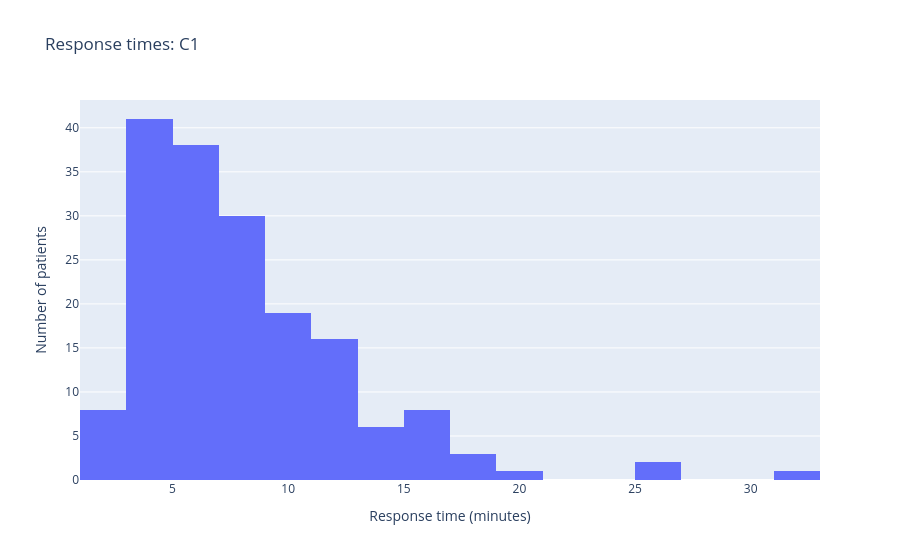
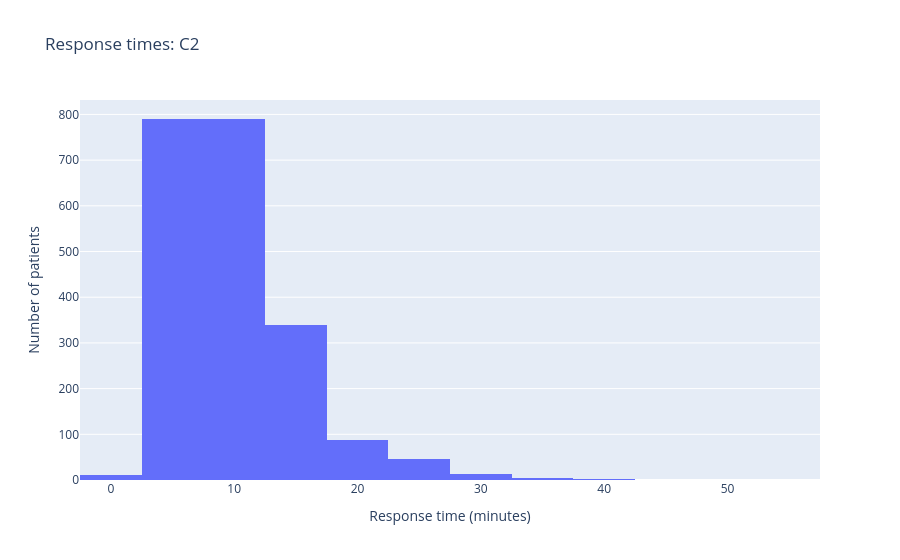
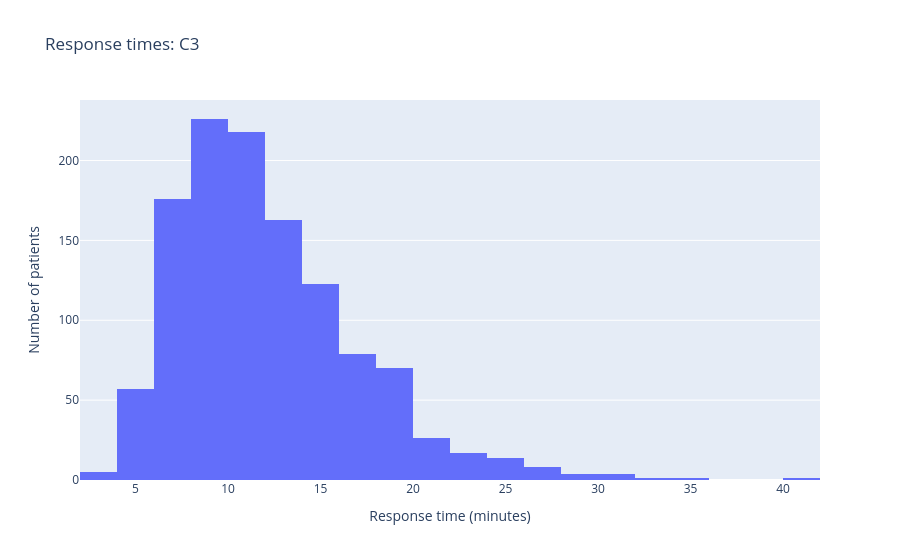
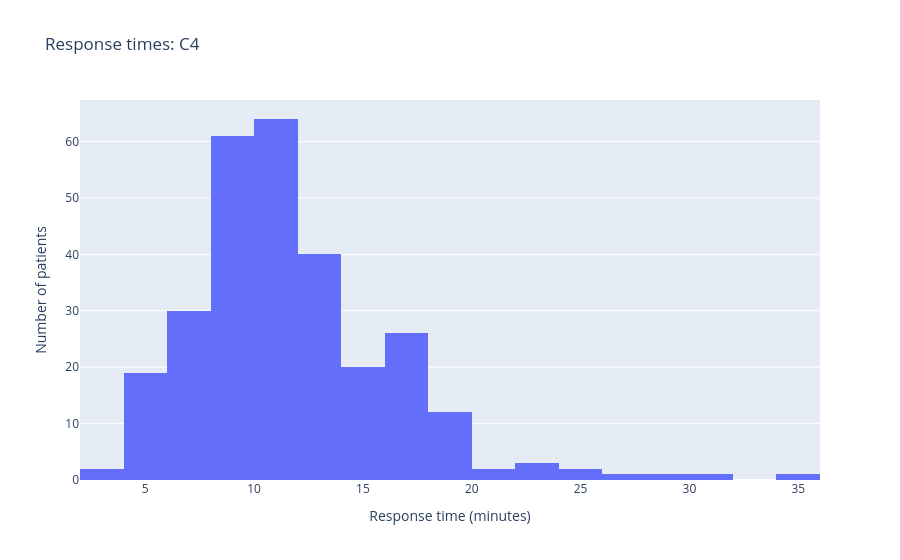

These figures' notebook cell, in order:
### Code cell
for cat in ["C1", "C2", "C3", "C4"]:
    fig = px.histogram(
        df[df["category"] == cat],
        x="response_time",
        nbins=20,
        title=f"Response times: {cat}",
        labels={"response_time": "Response time (minutes)"},
    )
    fig.update_yaxes(title_text="Number of patients")
    fig.show()

### Figure 1 — Plotly figure (JSON) as saved in the notebook; plotly's stock layout.template omitted (floating-point values rounded to 4 significant figures; data arrays with more than 128 entries replaced by an {"elided": "..."} marker saying what was removed)
{"data": [{"bingroup": "x", "hovertemplate": "Response time (minutes)=%{x}<br>count=%{y}<extra></extra>", "legendgroup": "", "marker": {"color": "#636efa", "pattern": {"shape": ""}}, "name": "", "nbinsx": 20, "orientation": "v", "showlegend": false, "type": "histogram", "x": {"elided": "173 float values"}, "xaxis": "x", "yaxis": "y"}], "layout": {"barmode": "relative", "legend": {"tracegroupgap": 0}, "title": {"text": "Response times: C1"}, "xaxis": {"anchor": "y", "domain": [0, 1], "title": {"text": "Response time (minutes)"}}, "yaxis": {"anchor": "x", "domain": [0, 1], "title": {"text": "Number of patients"}}}}

### Figure 2 — Plotly figure (JSON) as saved in the notebook; plotly's stock layout.template omitted (floating-point values rounded to 4 significant figures; data arrays with more than 128 entries replaced by an {"elided": "..."} marker saying what was removed)
{"data": [{"bingroup": "x", "hovertemplate": "Response time (minutes)=%{x}<br>count=%{y}<extra></extra>", "legendgroup": "", "marker": {"color": "#636efa", "pattern": {"shape": ""}}, "name": "", "nbinsx": 20, "orientation": "v", "showlegend": false, "type": "histogram", "x": {"elided": "2088 float values"}, "xaxis": "x", "yaxis": "y"}], "layout": {"barmode": "relative", "legend": {"tracegroupgap": 0}, "title": {"text": "Response times: C2"}, "xaxis": {"anchor": "y", "domain": [0, 1], "title": {"text": "Response time (minutes)"}}, "yaxis": {"anchor": "x", "domain": [0, 1], "title": {"text": "Number of patients"}}}}

### Figure 3 — Plotly figure (JSON) as saved in the notebook; plotly's stock layout.template omitted (floating-point values rounded to 4 significant figures; data arrays with more than 128 entries replaced by an {"elided": "..."} marker saying what was removed)
{"data": [{"bingroup": "x", "hovertemplate": "Response time (minutes)=%{x}<br>count=%{y}<extra></extra>", "legendgroup": "", "marker": {"color": "#636efa", "pattern": {"shape": ""}}, "name": "", "nbinsx": 20, "orientation": "v", "showlegend": false, "type": "histogram", "x": {"elided": "1194 float values"}, "xaxis": "x", "yaxis": "y"}], "layout": {"barmode": "relative", "legend": {"tracegroupgap": 0}, "title": {"text": "Response times: C3"}, "xaxis": {"anchor": "y", "domain": [0, 1], "title": {"text": "Response time (minutes)"}}, "yaxis": {"anchor": "x", "domain": [0, 1], "title": {"text": "Number of patients"}}}}

### Figure 4 — Plotly figure (JSON) as saved in the notebook; plotly's stock layout.template omitted (floating-point values rounded to 4 significant figures; data arrays with more than 128 entries replaced by an {"elided": "..."} marker saying what was removed)
{"data": [{"bingroup": "x", "hovertemplate": "Response time (minutes)=%{x}<br>count=%{y}<extra></extra>", "legendgroup": "", "marker": {"color": "#636efa", "pattern": {"shape": ""}}, "name": "", "nbinsx": 20, "orientation": "v", "showlegend": false, "type": "histogram", "x": {"elided": "286 float values"}, "xaxis": "x", "yaxis": "y"}], "layout": {"barmode": "relative", "legend": {"tracegroupgap": 0}, "title": {"text": "Response times: C4"}, "xaxis": {"anchor": "y", "domain": [0, 1], "title": {"text": "Response time (minutes)"}}, "yaxis": {"anchor": "x", "domain": [0, 1], "title": {"text": "Number of patients"}}}}
